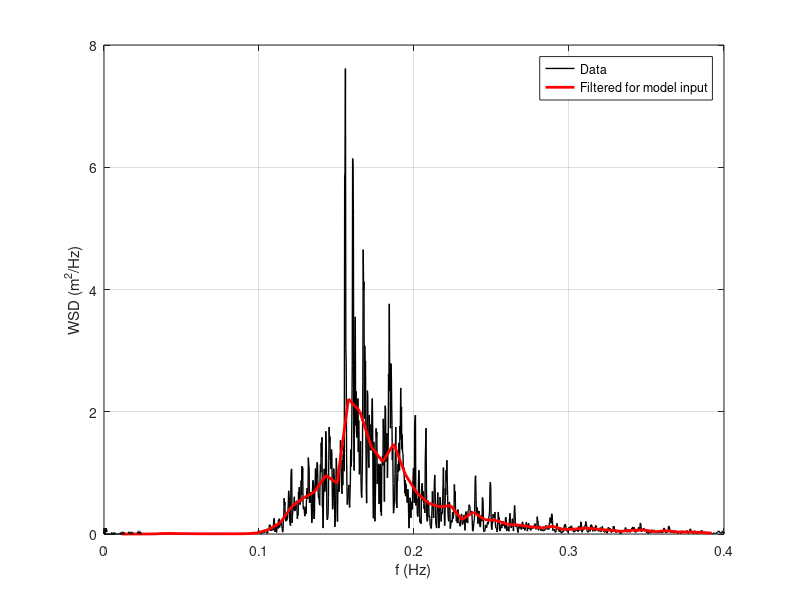
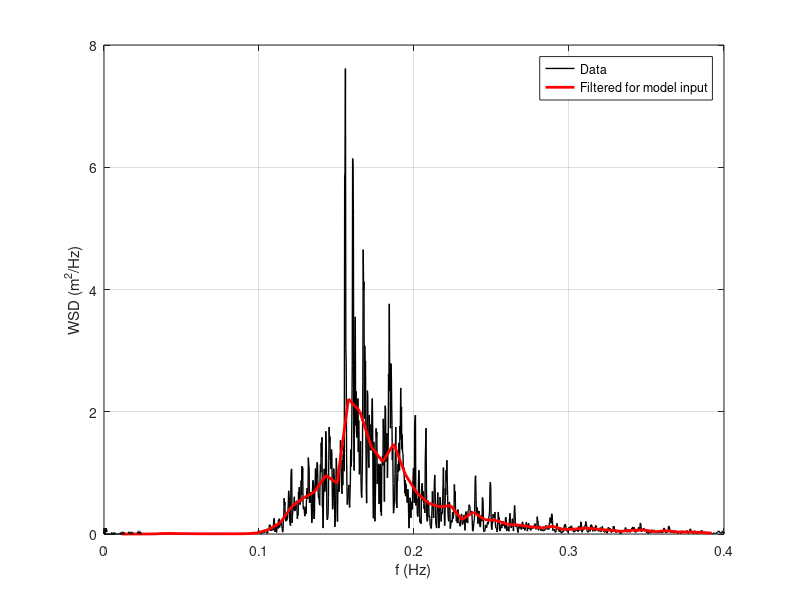

The MATLAB source for these figures, in order: (Note: this script raises an error after producing the figures.)
% ---------------------------------------------------------------------
% Read and generate frequency components of wind waves for IG generation
%    and FUNWAVE for wind wave only
%    Fengyan Shi 04/06/2021
%
% input file: input_data_case1.txt
% output files: 
%  SPC_dep_pf.txt; contains depth and peak frequency
%  SPC_frq.txt;    contains frequency components
%  SPC_angle.txt;  contains wave angle (single angle)
%  SPC_HMO.txt;    contains Hmo of wave components (note: not amplitude)
%  spectrum_windwave_only.txt; this is for windwave only, no IG components
%
% ---------------------------------------------------------------------
%
clear all
hs=load('input_data_case1.txt');
depth=13.0;
peak_freq=0.158;

f=hs(:,1);
Ed=hs(:,2);

f_IG_data=hs(1:100,1);
E_IG_data=hs(1:100,3);

for i=1:length(f)-1
    E(i)=Ed(i)*(f(i+1)-f(i));
end

E_total=sum(E);
Hrms=sqrt(8*E_total);
Hsig=Hrms*sqrt(2);

df=f(2)-f(1);  % for equal increment

sk=30;    % average every 30 points
trun=1601; % T=3.4s truncated
count=0;
for ii=1:sk:trun
    count=count+1;
    EE(count)=sum(E(ii:ii+sk-1));
    ff(count)=f(ii+floor(sk/2));
end
ff(count+1)=f(trun+floor(sk+sk/2));
EE(count+1)=sum(E(trun+sk:end));  % rest of energy
dff=ff(2)-ff(1);


E_t=sum(EE);
Hrms1=sqrt(8*E_t);
Hsig1=Hrms1*sqrt(2);

Hsig_resolved=4*sqrt(sum(EE(2:end-1)));

Amp=sqrt(2.0.*EE(2:end-1));
fff=ff(2:end-1);


figure(1)
clf

plot(f(1:end-1),E/df,'LineWidth',1.0,'Color','k')
grid
hold on
plot(ff(2:end-1),EE(2:end-1)/dff,'LineWidth',2.0,'Color','r')
plot(f_IG_data,E_IG_data,'k--','LineWidth',2.0)
axis([0.0 0.4 0 8.0])

xlabel('f (Hz)')
ylabel('WSD (m^2/Hz)')
legend('Data','Filtered for model input')


print -djpeg100 plots/spc_input.jpg
print -depsc2 plots/spc_input.eps

% 

% output for IG wave generation

f_writeout=fff';
angle_writeout=0;
hmo_writeout=Amp'*2.0*sqrt(2);
otherp(1,1)=depth;
otherp(2,1)=peak_freq;

save -ASCII SPC_dep_pf.txt otherp;
save -ASCII SPC_frq.txt f_writeout;
save -ASCII SPC_angle.txt angle_writeout;
save -ASCII SPC_HMO.txt hmo_writeout;

% write data for funwave with wind wave only

fname='spectrum_windwave_only.txt';

PeakPeriod=1/peak_freq;
NumFreq=length(Amp);
NumDir=1;
Freq=fff;
Dire=0;
Amp1=Amp;

% write data
fid=fopen(fname,'w');
fprintf(fid,'%5i %5i   - NumFreq NumDir \n',NumFreq,NumDir);
fprintf(fid,'%10.3f   - PeakPeriod  \n',PeakPeriod);
fprintf(fid,'%10.3f   - Freq \n',Freq');
fprintf(fid,'%10.3f   - Dire \n',Dire');
dlmwrite(fname,Amp1,'delimiter','\t','-append','precision',5);

fclose(fid);







